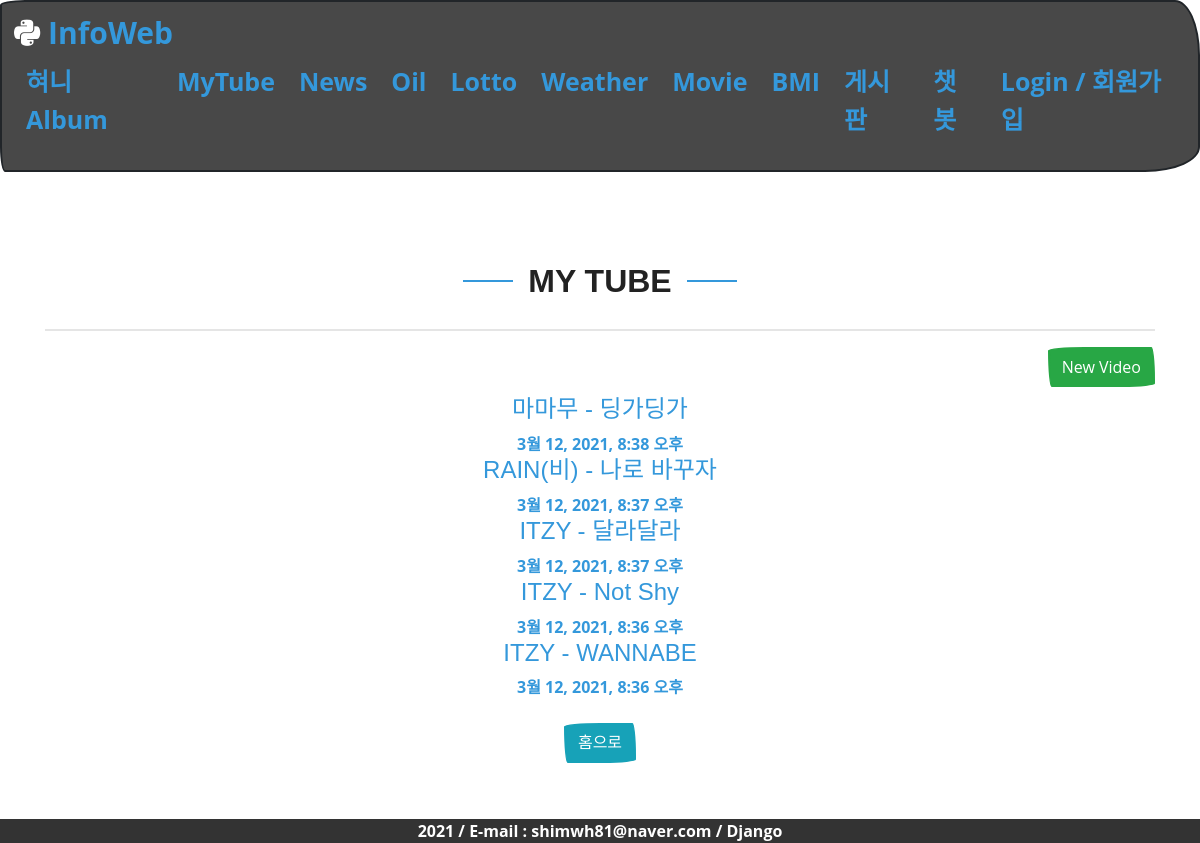
Page /mytube/ on the earlier database version.
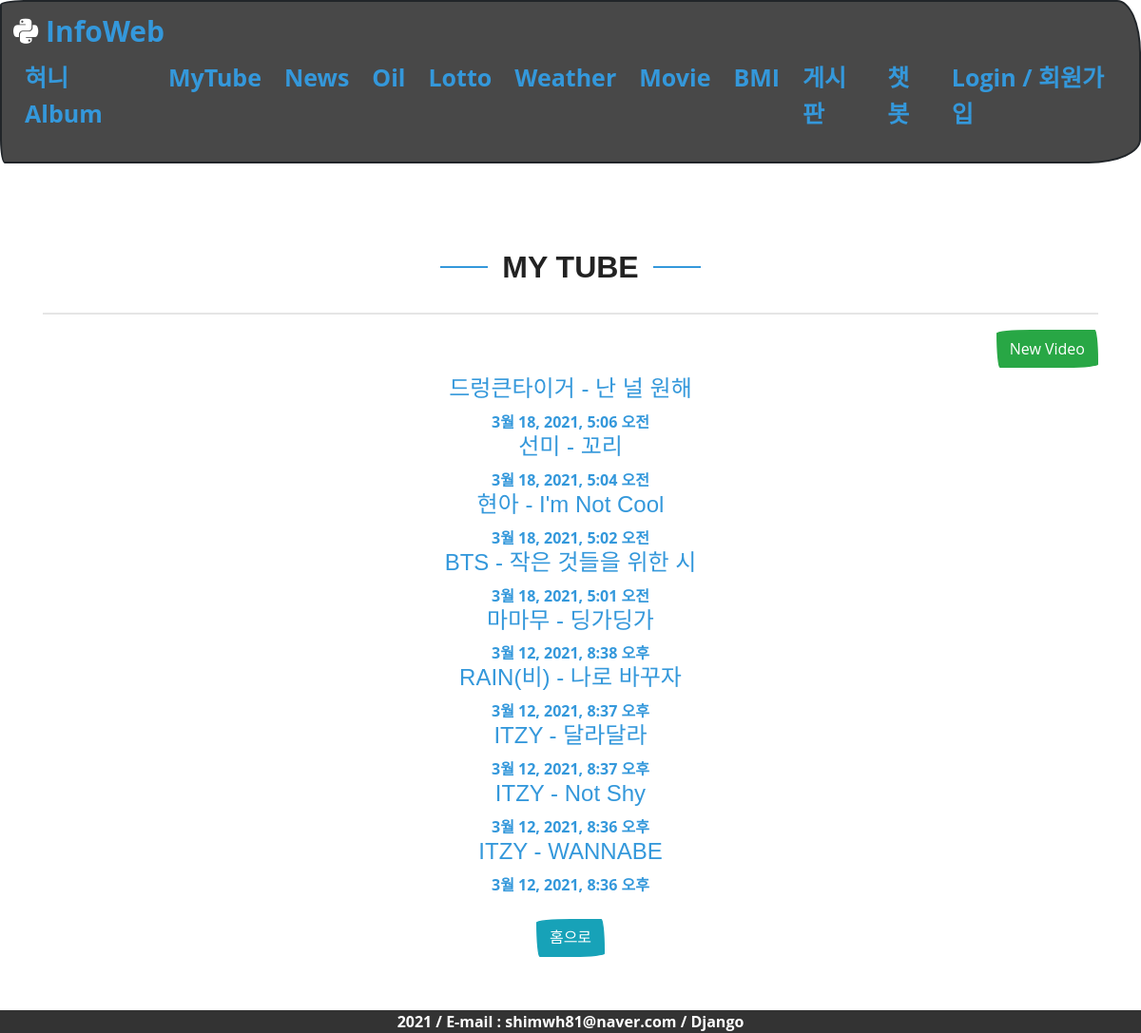
Same page on the later database version.
### mytube/models.py (models this page shows, shortened)
class Video(models.Model):
    title = models.CharField(max_length=200)
    video_key = models.CharField(max_length=12)
    update = models.DateTimeField(auto_now=True)

### mytube/views.py (the view)
# urls.py: path('mytube/', include('mytube.urls')),
def mytube(request):
    video_list = Video.objects.order_by('-update')
    return render(request, 'infoweb/video_list.html', {'video_list': video_list})

### templates/infoweb/video_list.html (shortened to what this page needs)
{% extends "infoweb/base.html" %}
{% load static %}
{% block content %}
<div class="my_title">
    <h1>My Tube</h1>
</div>
    <hr>
    <a class="btn btn-success" href="{% url 'new' %}" style="float: right;">New Video</a>
     <br><br>
    {% for video in video_list %}
        <a href="{% url 'detail' video.id %}">
            <h4>{{ video.title }}</h4>  {{ video.update }}
        </a>
    {% endfor %}
    <br><br>
    <a href="{% url 'home' %}"><input type="button" class="btn btn-info" value="홈으로"></a>
    <br>
{% endblock %}

### templates/infoweb/base.html (shortened to what this page needs)
{% load static %}
<!DOCTYPE html>
<html lang="ko">
<head>
    <link rel="stylesheet" type="text/css" href="{% static 'css/bootstrap.min.css' %}">
    <link rel="stylesheet" type="text/css" href="{% static 'css/style2.css' %}">
</head>
<body>
<div class="wrapper">
    <nav class="navbar">
      <div class="navbar_logo">
        <i class="fab fa-python"></i>
        <a href="{% url 'home' %}">InfoWeb</a>
      </div>
      <ul class="navbar_menu">
        <li><a href="{% url 'album' %}">혀니 Album</a></li>
        <li><a href="{% url 'mytube' %}">MyTube</a></li>
        <li><a href="{% url 'news' %}">News</a></li>
        <li><a href="{% url 'oil' %}">Oil</a></li>
        <li><a href="{% url 'lotto' %}">Lotto</a></li>
        <li><a href="{% url 'weather' %}">Weather</a></li>
        <li><a href="{% url 'movie' %}">Movie</a></li>
        <li><a href="{% url 'bmi' %}">BMI</a></li>
        <li><a href="{% url 'board' %}">게시판</a></li>
        <li><a href="{% url 'chet' %}">챗봇</a></li>
        {% if request.session.user_username is not None %}
        <li><a href="{% url 'mypage' %}">My Page</a></li>
        <li><a href="{% url 'logOut' %}">LogOut</a></li>
        {% else %}
        <li><a href="{% url 'member' %}">Login / 회원가입</a></li>
        {% endif %}
      </ul>
    </nav>
    <section>
      <div class="container">
      {% block content %}{% endblock %}
      </div>
    </section>
    <footer>
        2021 / E-mail : shimwh81@naver.com / Django
    </footer>
</div>
</body>
</html>

### static/css/style2.css (style rules this page uses)
:root { --text-color: #3498db; --text-hover: #5faee3; --background-color: #484848; --accent-color: pink; }
html,body { font-family: "Open Sans", sans-serif; margin: 0; padding: 0; height: 100% }
.wrapper { min-height: 100%; position: relative; padding-bottom: 20px; }
.container { flex: 1; margin-top: 30px; align-items: center; text-align: center; }
footer { position: absolute; bottom: 0; left: 0; right: 0; background-color: #333; color: #fff; text-align: center; }
a { color: var(--text-color); text-decoration: none; }
h1, h2, h3, h4, h5, h6 { font-family: "Raleway", sans-serif; }
li { list-style: none; }
.my_title { text-align: center; padding-bottom: 5px; }
.my_title h1 { font-size: 32px; font-weight: bold; text-transform: uppercase; position: relative; color: #222222; }
.my_title h1::before, .my_title h1::after { content: ''; width: 50px; height: 2px; background: #3498db; display: inline-block; }
.my_title h1::before { margin: 0 15px 10px 0; }
.my_title h1::after { margin: 0 0 10px 15px; }
.navbar { display: flex; justify-content: space-between; align-items: center; background-color: var(--background-color); padding: 8px 12px; }
.navbar_logo { font-size: 30px; color: white; }
.navbar_menu { display: flex; list-style: none; color: black; font-size: 25px; padding-left: 0; }
.navbar_menu li { padding: 8px 12px; }
section { padding: 60px 0; overflow: hidden; }

Differences in the rows shown:
added Video: title "드렁큰타이거 - 난 널 원해", update "3월 18, 2021, 5:06 오전"
added Video: title "선미 - 꼬리", update "3월 18, 2021, 5:04 오전"
added Video: title "현아 - I'm Not Cool", update "3월 18, 2021, 5:02 오전"
added Video: title "BTS - 작은 것들을 위한 시", update "3월 18, 2021, 5:01 오전"
